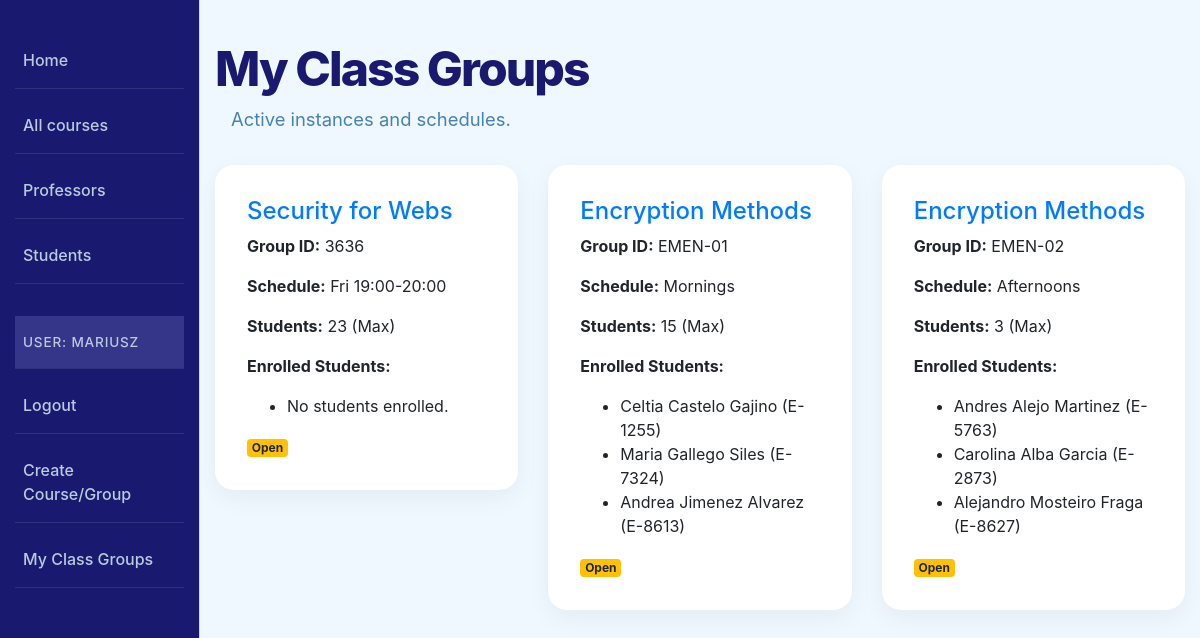
The app's page /catalog/management/my-classes/ (signed in), older data.
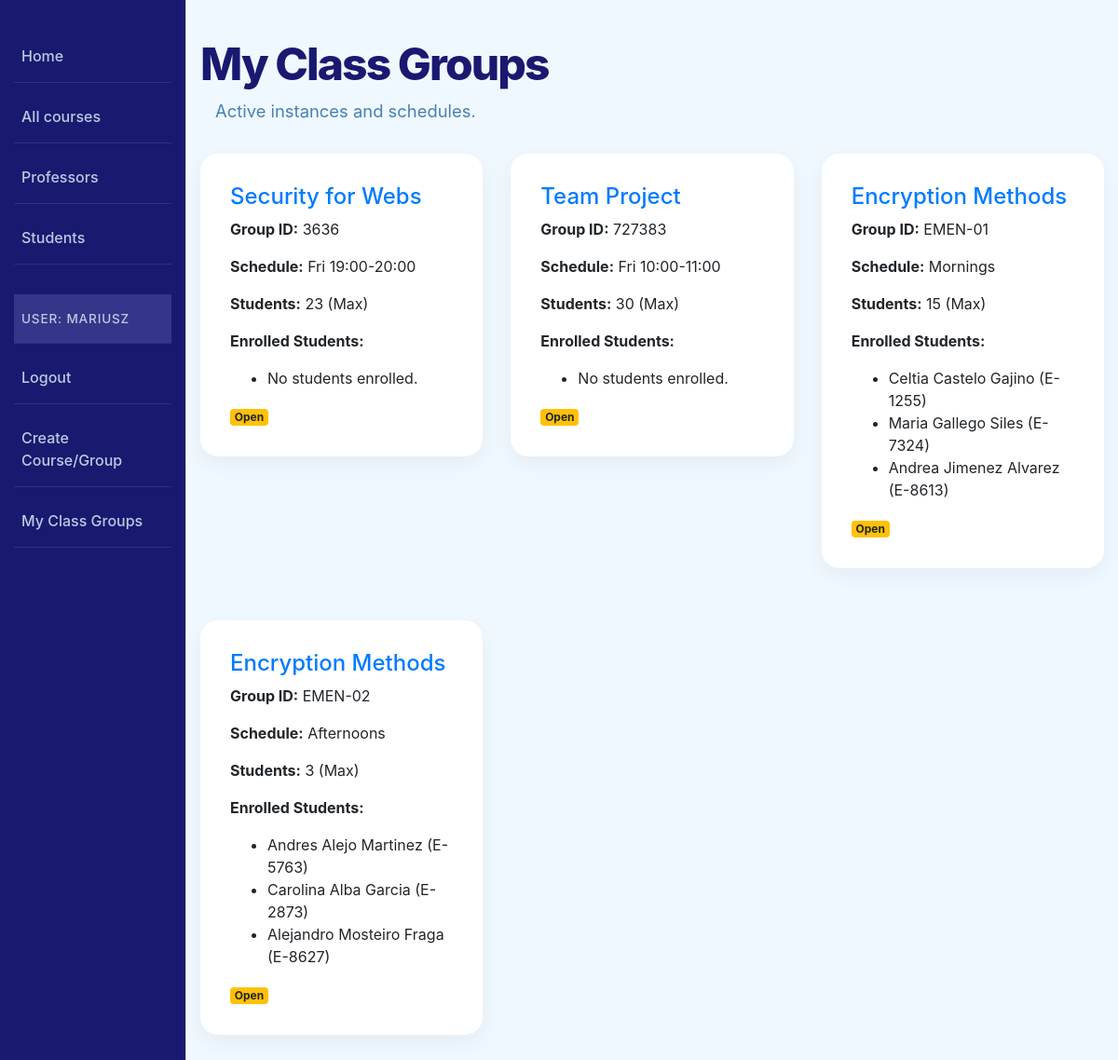
The same page, newer data.
### catalog/models.py (models this page shows, shortened)
class ClassGroup(models.Model):
  ENROLLMENT_STATUS_CHOICES = [
      ('OPEN', 'Open'),
      ('CLOSED', 'Closed'),
  ]
  class_id = models.CharField(verbose_name='Class Group ID', max_length=50, unique=True, help_text='Enter the class group ID')
  start_date = models.DateField(verbose_name='Start Date', blank=True, null=True)
  end_date = models.DateField(verbose_name='End Date', blank=True, null=True)
  status = models.CharField(verbose_name='Enrollment Status', max_length=20, choices=ENROLLMENT_STATUS_CHOICES, default='OPEN')
  course = models.ForeignKey(Course, on_delete=models.CASCADE, related_name='class_groups')
  schedule = models.CharField(verbose_name='Class Schedule', max_length=255, blank=True, help_text='Enter the class schedule (e.g., Mon/Wed/Fri 10:00-11:00)')
  maxStudents = models.IntegerField(verbose_name='Maximum Students', help_text='Enter the maximum number of students')
  profesor = models.ForeignKey(Profesor, on_delete=models.SET_NULL, null=True, related_name='classes')
  enrolled_students = models.ManyToManyField(Student, related_name='classes', blank=True)

class Course(models.Model):
  course_code = models.CharField(verbose_name='Course Code', max_length=200, help_text='Enter the course code')
  title = models.CharField(verbose_name='Course Title', max_length=200, help_text='Enter the course title')
  description = models.TextField(verbose_name='Course Description', help_text='Enter the course description', blank=True)
  academic_level = models.ForeignKey('Level', on_delete=models.SET_NULL, null=True)
  department = models.ForeignKey('Department', on_delete=models.SET_NULL, null=True)
  topic = models.CharField(verbose_name='Course Topic', max_length=255, help_text='Enter the course topic', blank=True)
  visit_count = models.PositiveIntegerField(default=0)
  def get_absolute_url(self):
    return reverse('course-detail', args=[str(self.id)])

class Student(models.Model):
  user = models.OneToOneField(
      User, on_delete=models.CASCADE, null=True, blank=True, related_name='student',
  )
  first_name = models.CharField(verbose_name='First Name', max_length=200, help_text='Enter the student first name')
  last_name = models.CharField(verbose_name='Last Name', max_length=200, help_text='Enter the student last name')
  student_id = models.CharField(verbose_name='Student ID', max_length=50, unique=True, help_text='Enter the student ID')
  enrollment_year = models.IntegerField(verbose_name='Enrollment Year', blank=True, null=True, help_text='Enter the enrollment year')

### catalog/views.py (the view)
# urls.py: path('management/my-classes/', views.profesor_classes_view, name='profesor-classes'),
@login_required
def profesor_classes_view(request):
    if not hasattr(request.user, 'profesor'):
        raise PermissionDenied
    my_groups = ClassGroup.objects.filter(profesor=request.user.profesor).order_by('-start_date')
    return render(request, 'catalog/profesor_classes.html', {
        'my_groups': my_groups,
    })

### catalog/templates/catalog/profesor_classes.html
{% extends "base_generic.html" %}
{% block content %}
<h1 class="main-title">My Class Groups</h1>
<p class="subtitle">Active instances and schedules.</p>
<div class="row">
    {% for group in my_groups %}
    <div class="col-md-4 mb-4">
        <div class="stat-card" style="text-align: left;">
            <h4 style="color: MidnightBlue;">
                <a href="{{ group.course.get_absolute_url }}"
               class="course-title-link">
                    {{ group.course.title }}
                </a>
            </h4>
            <p><strong>Group ID:</strong> {{ group.class_id }}</p>
            <p><strong>Schedule:</strong> {{ group.schedule }}</p>
            <p><strong>Students:</strong> {{ group.maxStudents }} (Max)</p>
            <p><strong>Enrolled Students:</strong></p>
            <ul>
                {% for student in group.enrolled_students.all %}
                    <li>
                        {{ student.first_name }}
                        {{ student.last_name }}
                        ({{ student.student_id }})
                    </li>
                {% empty %}
                    <li>No students enrolled.</li>
                {% endfor %}
            </ul>
            <span class="badge {% if group.status == 'a' %}badge-success{% else %}badge-warning{% endif %}">
                {{ group.get_status_display }}
            </span>
        </div>
    </div>
    {% empty %}
    <div class="col-12"><p>You don't have any active class groups.</p></div>
    {% endfor %}
</div>
{% endblock %}

Row changes from the older to the newer data that the page shows:
added ClassGroup: course "Team Project", class_id "727383", schedule "Fri 10:00-11:00", maxStudents "30", status "Open"
